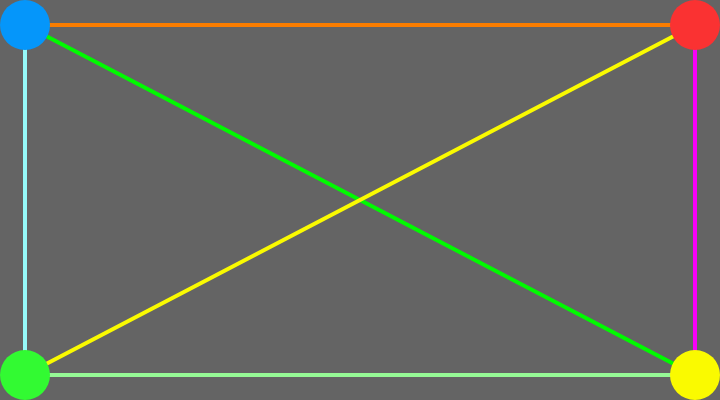
Frame 1 (no input)
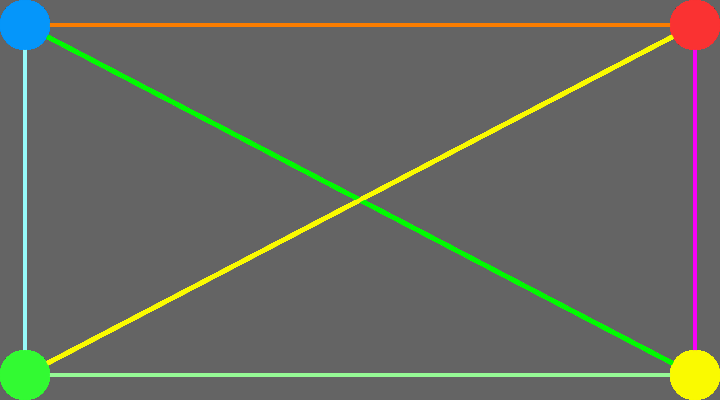
Frame 60 (no input)
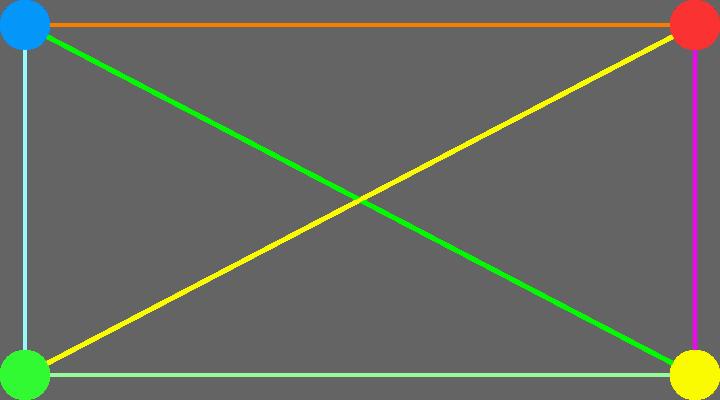
Frame 120 (the mouse pressed at the canvas centre since frame 60)

The p5.js sketch that drew these frames (run headless with seeded random() and noise() and a simulated clock; from frame 60 on, the mouse is pressed at the canvas centre):

// p5.js sketch
// ── sketch.js
//https://github.com/stavrosdidakis/DAT-GAD-405_2017
//https://p5js.org

//DAT405 / GAD405
//01_ProjectSetup
//In this example we see how to create a canvas, set and display
//the frame rate of the rendering system, and use text to
//display the frame count and rate on screen

//Initialization function
function setup() {
  //Set the size of rendering window - pixels
  createCanvas(720, 400);
  background(100);
}

function draw() {
  //Sets styles
  fill(255,255,0);
  stroke(127, 63, 30);
  strokeWeight(4);

  stroke(0,250,0); //green
  line(25, 25, 695, 375); //line top left to bottom right

  stroke(250, 0, 250); //pink
  line(695, 25, 695, 375); //line top right to bottom right

  stroke(150,250,150); //light green
  line(25, 375, 695, 375); //line from bottom left to bottom right

  stroke(250, 250, 0); //yellow
  line(695, 25, 25, 375); //bottom left to top right

  stroke(250, 125, 0); //orange
  line(25, 25, 695, 25); //line top left to top right

  stroke(150, 250, 250); //blue
  line(25, 375, 25, 25); //top left to bottom left

  noStroke();

  //Draws circles in each of the 4 corners of canvas. Subtracted, size of shape (50)
  //to allow it to appear completely on the canvas. Could be done in a more efficient manner.
  fill (5, 150, 250)
  ellipse(25, 25, 50, 50); //Blue circle, top left.

  fill (250, 50, 50)
  ellipse(695, 25, 50, 50); //Red circle, top right.

  fill (50, 250, 50)
  ellipse(25, 375, 50, 50); //Green circle, bottom left.

  fill (250, 250, 0)
  ellipse(695, 375, 50, 50); //Yellow circle, bottom right.

}
